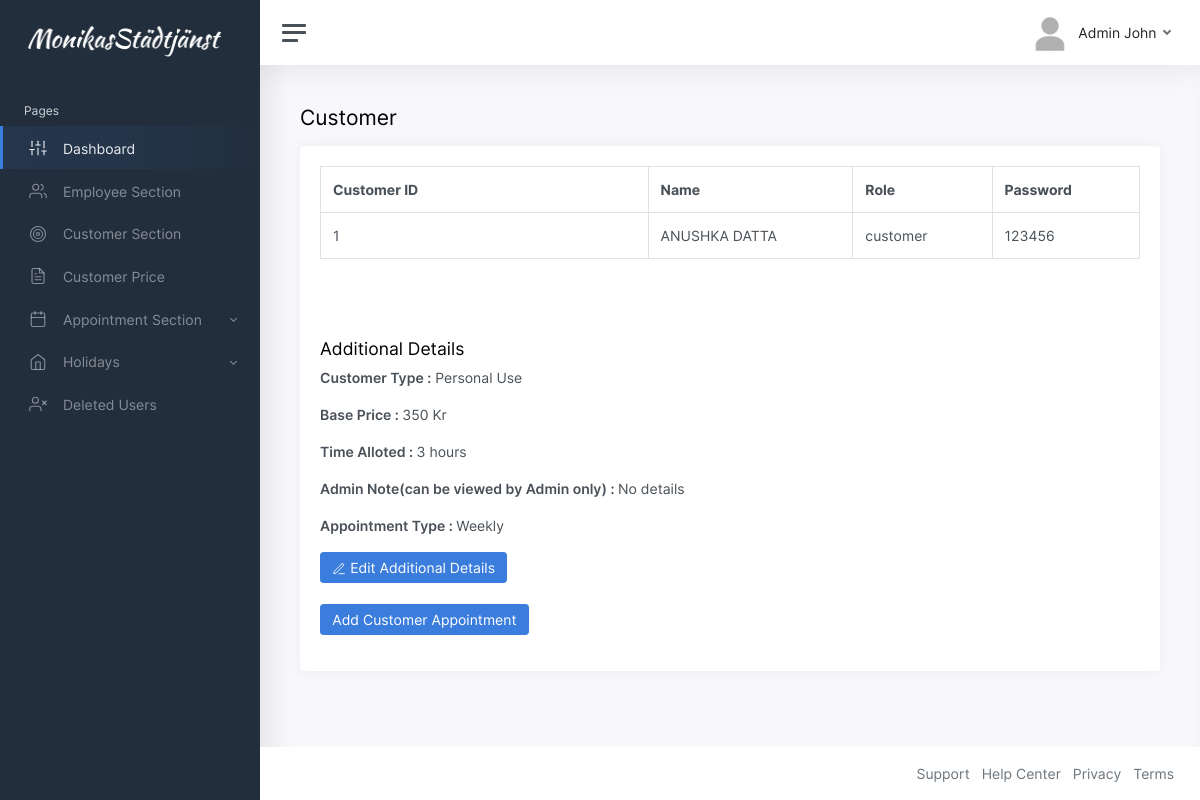
Page /view-customer.php?id=1 (signed in) on the earlier database version.
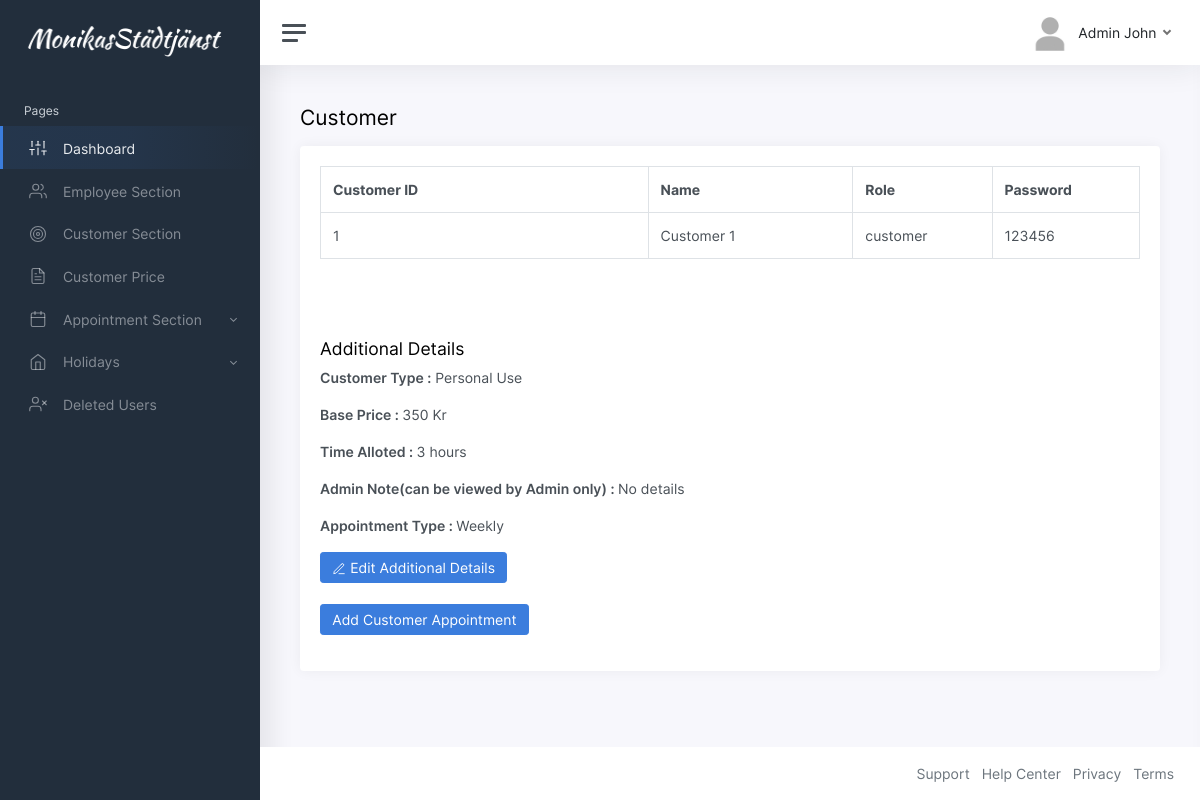
Same page on the later database version.
### tables this page shows
CREATE TABLE `users` (
  `id` int(255) NOT NULL,
  `user_id` varchar(100) NOT NULL,
  `password` varchar(100) NOT NULL,
  `role` varchar(100) NOT NULL,
  `name` varchar(100) NOT NULL,
  `deleted_at` datetime(6) DEFAULT NULL
);

### view-customer.php (the view, shortened to what the changed rows need)
<?php
include "connection.php";
?>
<!DOCTYPE html>
<html lang="en">
<head>
	<link href="css/app.css" rel="stylesheet">
</head>
<body>
	<div class="wrapper">
		<div class="main">
			<main class="content">
				<div class="container-fluid p-0">
					<h1 class="h3 mb-3">Customer</h1>
					<div class="row">
						<div class="col-md-12">
							<div class="card">
								<div class="card-body">
									<table class="table table-bordered">
										<thead>
											<tr>
												<th style="width:40%;">Customer ID</th>
												<th style="width:25%">Name</th>
												<th>Role</th>
												<th>Password</th>
											</tr>
										</thead>
										<tbody>
											<?php
											$user_id = $_GET['id'];
											$result = mysqli_query($db, "SELECT id,user_id,name,role,password from `users` where user_id='$user_id';");
											$row = $result->fetch_assoc();
											if ($result) { ?>
												<?php
												$customer_id = $row["user_id"];
												echo "<tr><td>" . $customer_id . "</td><td>" . $row["name"] . "</td><td class='table-action'>" . $row["role"] . "</td></td><td class='table-action'>" . $row["password"] . "</td></tr>";
												?>
											<?php
											}
											?>
										</tbody>
									</table>
								</div>
							</div>
			</main>
</body>
</html>

Differences in the rows shown:
changed users "customer": name "ANUSHKA DATTA" → "Customer 1"
